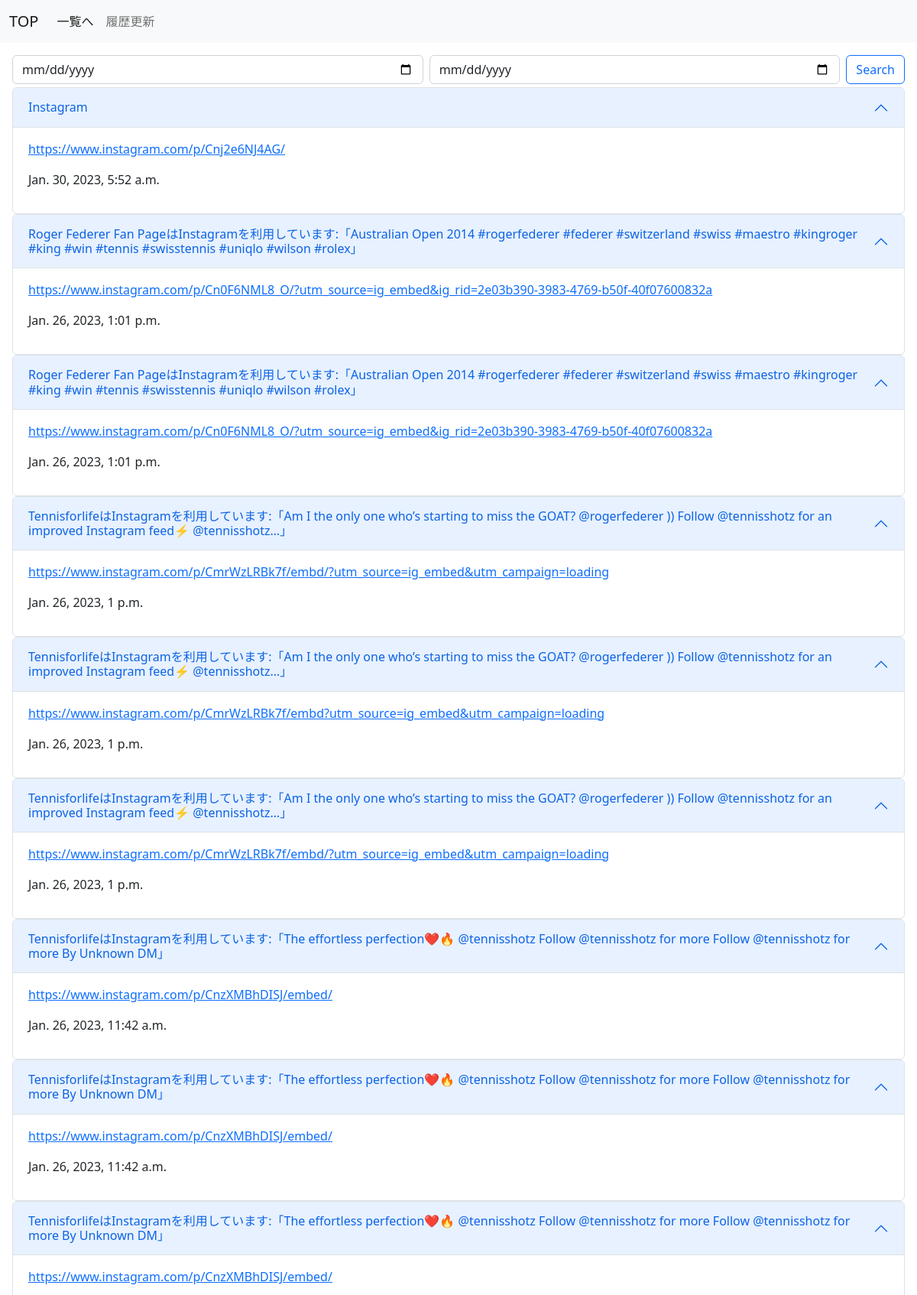
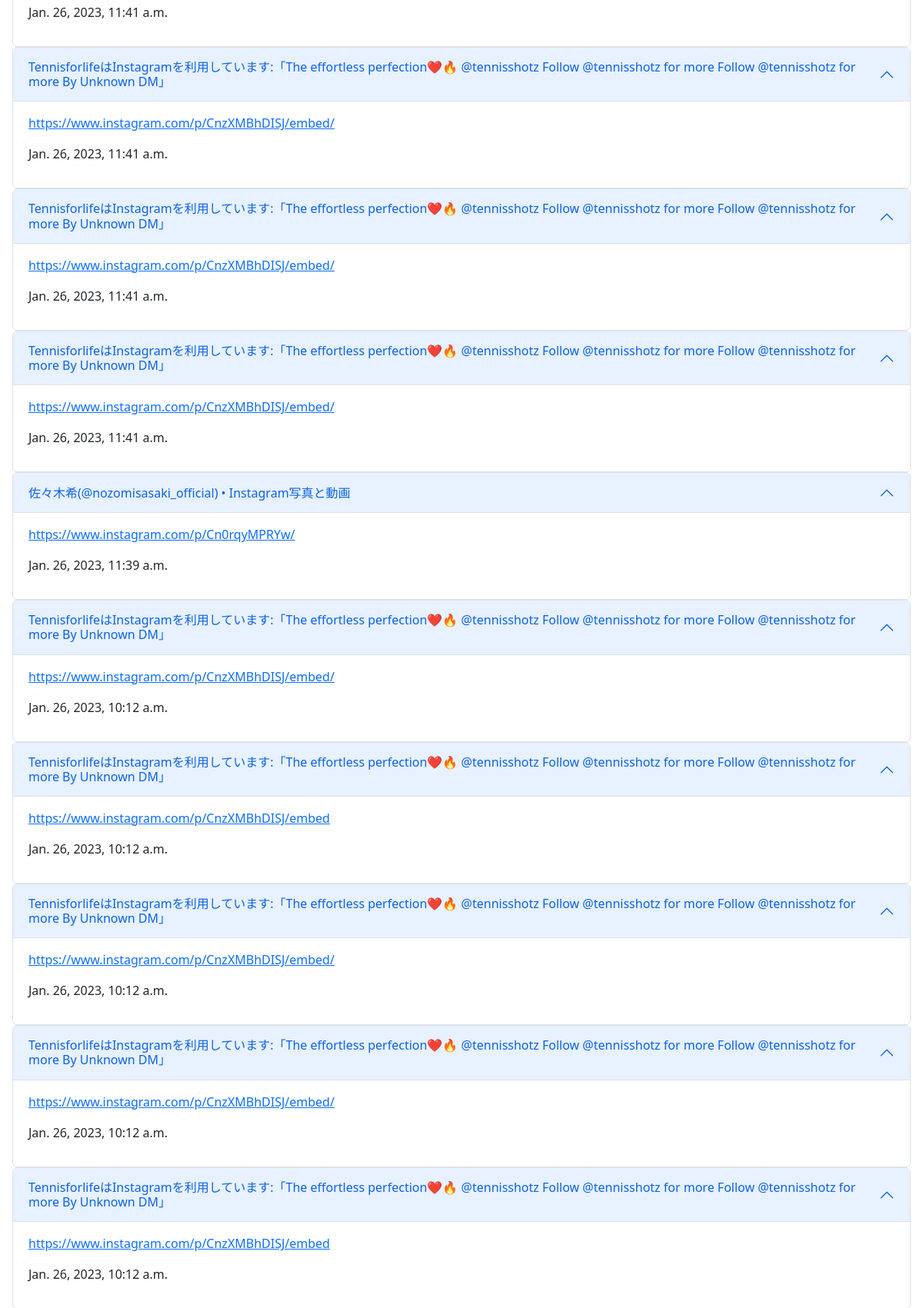
Page /list/ (upper part) on the committed database (2 pictures, top to bottom).
### history/models.py (models this page shows, shortened)
class Insta(models.Model):
    url = models.URLField()
    date = models.DateTimeField()
    server = models.CharField(max_length=100)

### history/views.py (the view)
# urls.py: path('list/', views.ListInstaView.as_view(), name='list-insta'),
class ListInstaView(ListView):
    template_name = 'insta/insta_list.html'
    model = Insta
    def get_queryset(self, **kwargs):
        queryset = super().get_queryset(**kwargs)
        query = self.request.GET
        q1 = query.get('q1')
        q2 = query.get('q2')
        if q1 and q2:
            queryset = queryset.filter(date__range=[q1, q2])
        elif q1:
            queryset = queryset.filter(date__gte=q1)
        elif q2:
            queryset = queryset.filter(date__lte=q2)
        else:
            queryset = queryset.all()
        return queryset.order_by('-date')

### history/templates/insta/insta_list.html (shortened to what this page needs)
{% extends 'base.html' %}
{% block content %}
    <form class="d-flex mb-1" action="{% url 'list-insta' %}" method="get">
        <input name="q1" class="form-control me-2" type="date" value="yyyy-mm-dd" placeholder="いつから" aria-label="Search">
        <input name="q2" class="form-control me-2" type="date" value="yyyy-mm-dd" placeholder="いつまで" aria-label="Search">
        <button class="btn btn-outline-primary" type="submit">Search</button>
    </form>
    {% for item in object_list %}
        <div class="accordion" id="accordionExample">
            <div class="accordion-item">
                <h2 class="accordion-header" id="headingOne">
                    <button class="accordion-button" type="button" data-bs-toggle="collapse" data-bs-target="#collapseOne" aria-expanded="true" aria-controls="collapseOne">
                        {{ item.server }}
                    </button>
                </h2>
                <div id="collapseOne" class="accordion-collapse collapse show" aria-labelledby="headingOne" data-bs-parent="#accordionExample">
                    <div class="accordion-body">
                        <p> <a href="{% url 'detail-insta' item.pk %}">{{ item.url }}</a> </p>
                        <p> {{ item.date }} </p>
                    </div>
                </div>
            </div>
        </div>
    {% endfor %}
{% endblock content %}

### templates/base.html (shortened to what this page needs)
{% load static %}
<!doctype html>
<html lang="en">
  <head>
    <link rel="stylesheet" type="text/css" href="{% static 'css/style.css' %}">
    <link href="https://cdn.jsdelivr.net/npm/bootstrap@5.2.3/dist/css/bootstrap.min.css" rel="stylesheet">
  </head>
  <body>
    <nav class="navbar navbar-expand-lg bg-light">
      <div class="container-fluid">
        <a class="navbar-brand" href="{% url 'index' %}">TOP</a>
        <div class="collapse navbar-collapse" id="navbarNav">
          <ul class="navbar-nav">
            <li class="nav-item">
              <a class="nav-link active" aria-current="page" href="{% url 'list-insta' %}">一覧へ</a>
            </li>
            <li class="nav-item">
              <a class="nav-link" href="{% url 'reload-insta' %}">履歴更新</a>
            </li>
          </ul>
        </div>
      </div>
    </nav>
    <div class="p-3">
      {% block content %}{% endblock content %}
    </div>
  </body>
</html>

### rows in the picture
Insta: server "Instagram", url "https://www.instagram.com/p/Cnj2e6NJ4AG/", date "Jan. 30, 2023, 5:52 a.m."
Insta: server "Roger Federer Fan PageはInstagramを利用しています:「Australian Open 2014 #rogerfederer #federer #switzerland #swiss #maestro #kingroger #king #win #tennis #swisstennis #uniqlo #wilson #rolex」", url "https://www.instagram.com/p/Cn0F6NML8_O/?utm_source=ig_embed&ig_rid=2e03b390-3983-4769-b50f-40f07600832a", date "Jan. 26, 2023, 1:01 p.m."
Insta: server "Roger Federer Fan PageはInstagramを利用しています:「Australian Open 2014 #rogerfederer #federer #switzerland #swiss #maestro #kingroger #king #win #tennis #swisstennis #uniqlo #wilson #rolex」", url "https://www.instagram.com/p/Cn0F6NML8_O/?utm_source=ig_embed&ig_rid=2e03b390-3983-4769-b50f-40f07600832a", date "Jan. 26, 2023, 1:01 p.m."
Insta: server "TennisforlifeはInstagramを利用しています:「Am I the only one who’s starting to miss the GOAT? @rogerfederer )) Follow @tennisshotz for an improved Instagram feed⚡️ @tennisshotz…」", url "https://www.instagram.com/p/CmrWzLRBk7f/embd/?utm_source=ig_embed&utm_campaign=loading", date "Jan. 26, 2023, 1 p.m."
Insta: server "TennisforlifeはInstagramを利用しています:「Am I the only one who’s starting to miss the GOAT? @rogerfederer )) Follow @tennisshotz for an improved Instagram feed⚡️ @tennisshotz…」", url "https://www.instagram.com/p/CmrWzLRBk7f/embd?utm_source=ig_embed&utm_campaign=loading", date "Jan. 26, 2023, 1 p.m."
Insta: server "TennisforlifeはInstagramを利用しています:「Am I the only one who’s starting to miss the GOAT? @rogerfederer )) Follow @tennisshotz for an improved Instagram feed⚡️ @tennisshotz…」", url "https://www.instagram.com/p/CmrWzLRBk7f/embd/?utm_source=ig_embed&utm_campaign=loading", date "Jan. 26, 2023, 1 p.m."
Insta: server "TennisforlifeはInstagramを利用しています:「The effortless perfection❤️🔥 @tennisshotz Follow @tennisshotz for more Follow @tennisshotz for more By Unknown DM」", url "https://www.instagram.com/p/CnzXMBhDISJ/embed/", date "Jan. 26, 2023, 11:42 a.m."
Insta: server "TennisforlifeはInstagramを利用しています:「The effortless perfection❤️🔥 @tennisshotz Follow @tennisshotz for more Follow @tennisshotz for more By Unknown DM」", url "https://www.instagram.com/p/CnzXMBhDISJ/embed/", date "Jan. 26, 2023, 11:42 a.m."
Insta: server "TennisforlifeはInstagramを利用しています:「The effortless perfection❤️🔥 @tennisshotz Follow @tennisshotz for more Follow @tennisshotz for more By Unknown DM」", url "https://www.instagram.com/p/CnzXMBhDISJ/embed/", date "Jan. 26, 2023, 11:41 a.m."
Insta: server "TennisforlifeはInstagramを利用しています:「The effortless perfection❤️🔥 @tennisshotz Follow @tennisshotz for more Follow @tennisshotz for more By Unknown DM」", url "https://www.instagram.com/p/CnzXMBhDISJ/embed/", date "Jan. 26, 2023, 11:41 a.m."
Insta: server "TennisforlifeはInstagramを利用しています:「The effortless perfection❤️🔥 @tennisshotz Follow @tennisshotz for more Follow @tennisshotz for more By Unknown DM」", url "https://www.instagram.com/p/CnzXMBhDISJ/embed/", date "Jan. 26, 2023, 11:41 a.m."
Insta: server "TennisforlifeはInstagramを利用しています:「The effortless perfection❤️🔥 @tennisshotz Follow @tennisshotz for more Follow @tennisshotz for more By Unknown DM」", url "https://www.instagram.com/p/CnzXMBhDISJ/embed/", date "Jan. 26, 2023, 11:41 a.m."
Insta: server "佐々木希(@nozomisasaki_official) • Instagram写真と動画", url "https://www.instagram.com/p/Cn0rqyMPRYw/", date "Jan. 26, 2023, 11:39 a.m."
Insta: server "TennisforlifeはInstagramを利用しています:「The effortless perfection❤️🔥 @tennisshotz Follow @tennisshotz for more Follow @tennisshotz for more By Unknown DM」", url "https://www.instagram.com/p/CnzXMBhDISJ/embed/", date "Jan. 26, 2023, 10:12 a.m."
Insta: server "TennisforlifeはInstagramを利用しています:「The effortless perfection❤️🔥 @tennisshotz Follow @tennisshotz for more Follow @tennisshotz for more By Unknown DM」", url "https://www.instagram.com/p/CnzXMBhDISJ/embed", date "Jan. 26, 2023, 10:12 a.m."
Insta: server "TennisforlifeはInstagramを利用しています:「The effortless perfection❤️🔥 @tennisshotz Follow @tennisshotz for more Follow @tennisshotz for more By Unknown DM」", url "https://www.instagram.com/p/CnzXMBhDISJ/embed/", date "Jan. 26, 2023, 10:12 a.m."
Insta: server "TennisforlifeはInstagramを利用しています:「The effortless perfection❤️🔥 @tennisshotz Follow @tennisshotz for more Follow @tennisshotz for more By Unknown DM」", url "https://www.instagram.com/p/CnzXMBhDISJ/embed/", date "Jan. 26, 2023, 10:12 a.m."
Insta: server "TennisforlifeはInstagramを利用しています:「The effortless perfection❤️🔥 @tennisshotz Follow @tennisshotz for more Follow @tennisshotz for more By Unknown DM」", url "https://www.instagram.com/p/CnzXMBhDISJ/embed", date "Jan. 26, 2023, 10:12 a.m."
